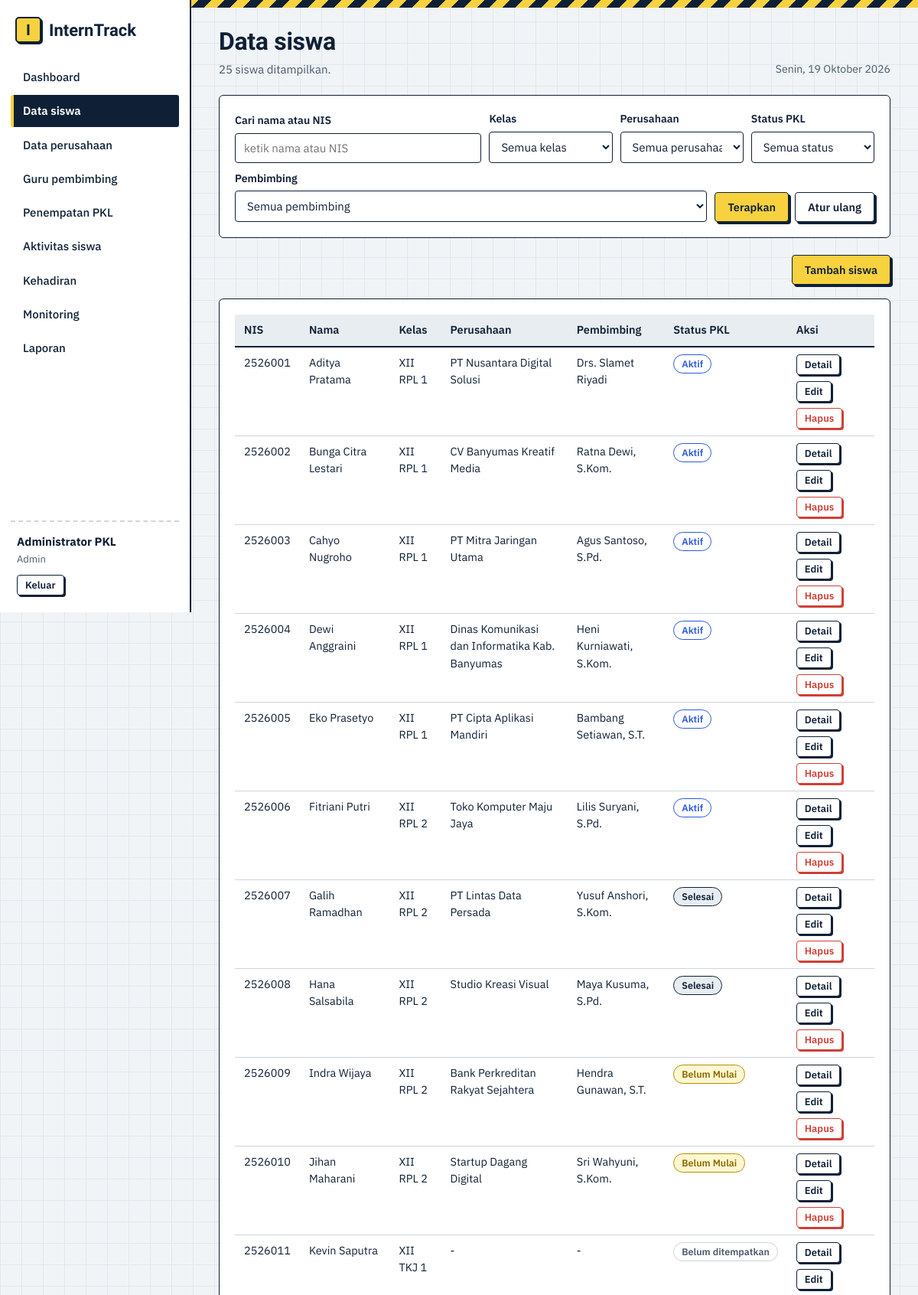
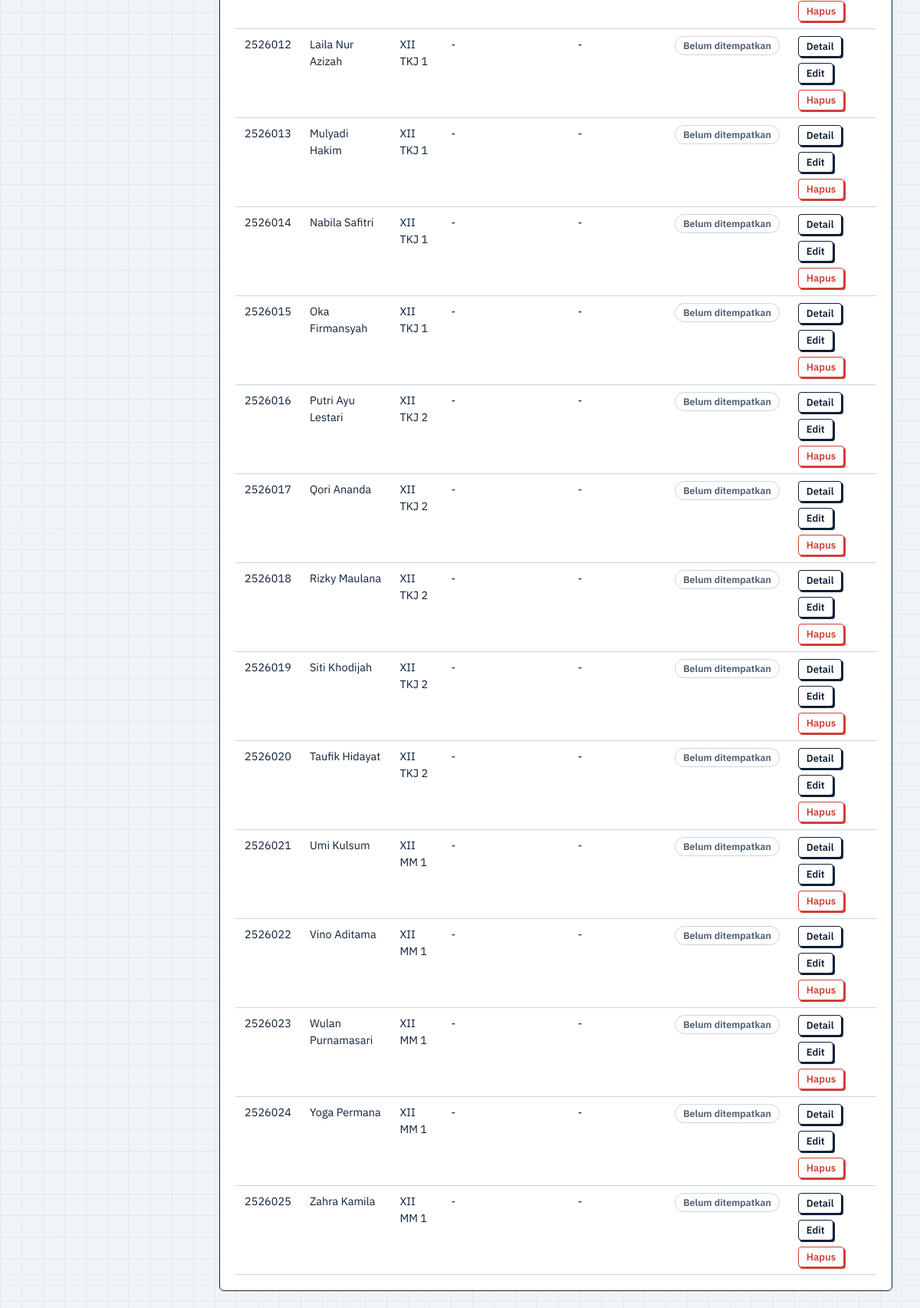
/admin/siswa.php (signed in), run on the app's committed database (2 pictures, top to bottom).
### tables this page shows
CREATE TABLE penempatan (
  id INT UNSIGNED NOT NULL AUTO_INCREMENT,
  siswa_id INT UNSIGNED NOT NULL,
  perusahaan_id INT UNSIGNED NOT NULL,
  pembimbing_id INT UNSIGNED NOT NULL,
  tanggal_mulai DATE NOT NULL,
  tanggal_selesai DATE NOT NULL,
  status ENUM('Belum Mulai','Aktif','Selesai') NOT NULL DEFAULT 'Belum Mulai',
  PRIMARY KEY (id),
  UNIQUE KEY uq_penempatan_siswa (siswa_id),
  CONSTRAINT fk_pn_siswa FOREIGN KEY (siswa_id) REFERENCES siswa(id) ON DELETE CASCADE ON UPDATE CASCADE,
  CONSTRAINT fk_pn_perusahaan FOREIGN KEY (perusahaan_id) REFERENCES perusahaan(id) ON DELETE RESTRICT ON UPDATE CASCADE,
  CONSTRAINT fk_pn_pembimbing FOREIGN KEY (pembimbing_id) REFERENCES pembimbing(id) ON DELETE RESTRICT ON UPDATE CASCADE
);

CREATE TABLE siswa (
  id INT UNSIGNED NOT NULL AUTO_INCREMENT,
  user_id INT UNSIGNED NOT NULL,
  nis VARCHAR(20) NOT NULL,
  nama VARCHAR(100) NOT NULL,
  kelas VARCHAR(20) NOT NULL,
  jurusan VARCHAR(60) NOT NULL,
  no_hp VARCHAR(20) NULL,
  PRIMARY KEY (id),
  UNIQUE KEY uq_siswa_nis (nis),
  UNIQUE KEY uq_siswa_user (user_id),
  CONSTRAINT fk_siswa_user FOREIGN KEY (user_id) REFERENCES users(id) ON DELETE CASCADE ON UPDATE CASCADE
);

CREATE TABLE perusahaan (
  id INT UNSIGNED NOT NULL AUTO_INCREMENT,
  nama VARCHAR(120) NOT NULL,
  alamat TEXT NOT NULL,
  bidang VARCHAR(80) NOT NULL,
  kontak VARCHAR(50) NOT NULL,
  PRIMARY KEY (id)
);

CREATE TABLE pembimbing (
  id INT UNSIGNED NOT NULL AUTO_INCREMENT,
  user_id INT UNSIGNED NOT NULL,
  nip VARCHAR(25) NOT NULL,
  nama VARCHAR(100) NOT NULL,
  no_hp VARCHAR(20) NULL,
  PRIMARY KEY (id),
  UNIQUE KEY uq_pembimbing_nip (nip),
  UNIQUE KEY uq_pembimbing_user (user_id),
  CONSTRAINT fk_pembimbing_user FOREIGN KEY (user_id) REFERENCES users(id) ON DELETE CASCADE ON UPDATE CASCADE
);

### config/db.php (called while the page is built, shortened)
<?php
function db(): PDO
{
    static $pdo = null;
    if ($pdo === null) {
        try {
            $pdo = new PDO(
                'mysql:host=' . DB_HOST . ';dbname=' . DB_NAME . ';charset=utf8mb4',
                DB_USER,
                DB_PASS,
                [PDO::ATTR_ERRMODE => PDO::ERRMODE_EXCEPTION, PDO::ATTR_DEFAULT_FETCH_MODE => PDO::FETCH_ASSOC]
            );
        } catch (PDOException $ex) {
            die('Koneksi database gagal. Pastikan MySQL menyala dan database "interntrack" sudah diimpor. Detail: ' . htmlspecialchars($ex->getMessage()));
        }
    }
    return $pdo;
}

### admin/siswa.php (the view, shortened to what this page needs)
<?php
require_once __DIR__ . '/../config/helpers.php';
$pdo = db();
    ?>
    <?php
$f = ['q' => trim($_GET['q'] ?? ''), 'kelas' => $_GET['kelas'] ?? '', 'perusahaan' => (int) ($_GET['perusahaan'] ?? 0), 'status' => $_GET['status'] ?? '', 'pembimbing' => (int) ($_GET['pembimbing'] ?? 0)];
$rows = query_siswa_pkl($f);
$kelas = $pdo->query('SELECT DISTINCT kelas FROM siswa ORDER BY kelas')->fetchAll(PDO::FETCH_COLUMN);
$pers = $pdo->query('SELECT id, nama FROM perusahaan ORDER BY nama')->fetchAll(PDO::FETCH_KEY_PAIR);
$pemb = $pdo->query('SELECT id, nama FROM pembimbing ORDER BY nama')->fetchAll(PDO::FETCH_KEY_PAIR);
layout_start('Data siswa', 'siswa', count($rows) . ' siswa ditampilkan.');
?>
<form class="card filters" method="get">
  <div class="field grow"><label for="q">Cari nama atau NIS</label><input id="q" name="q" value="<?= e($f['q']) ?>" placeholder="ketik nama atau NIS"></div>
  <div class="field"><label for="kelas">Kelas</label><select id="kelas" name="kelas"><?= opt_list(array_combine($kelas, $kelas), $f['kelas'], 'Semua kelas') ?></select></div>
  <div class="field"><label for="perusahaan">Perusahaan</label><select id="perusahaan" name="perusahaan"><?= opt_list($pers, $f['perusahaan'], 'Semua perusahaan') ?></select></div>
  <div class="field"><label for="status">Status PKL</label><select id="status" name="status"><?= opt_list(['Belum Mulai' => 'Belum Mulai', 'Aktif' => 'Aktif', 'Selesai' => 'Selesai', 'Belum Ditempatkan' => 'Belum ditempatkan'], $f['status'], 'Semua status') ?></select></div>
  <div class="field"><label for="pembimbing">Pembimbing</label><select id="pembimbing" name="pembimbing"><?= opt_list($pemb, $f['pembimbing'], 'Semua pembimbing') ?></select></div>
  <div class="actions"><button class="btn" type="submit">Terapkan</button><a class="btn ghost" href="<?= url('admin/siswa.php') ?>">Atur ulang</a></div>
</form>
<div class="toolbar"><span></span><a class="btn" href="<?= url('admin/siswa.php?aksi=form') ?>">Tambah siswa</a></div>
<div class="card">
<?php if (!$rows): ?><div class="empty">Tidak ada siswa yang cocok. Ubah kata kunci atau atur ulang filter.</div><?php else: ?>
<div class="tablewrap"><table class="tbl"><thead><tr><th>NIS</th><th>Nama</th><th>Kelas</th><th>Perusahaan</th><th>Pembimbing</th><th>Status PKL</th><th>Aksi</th></tr></thead><tbody>
<?php foreach ($rows as $r): ?>
  <tr><td><?= e($r['nis']) ?></td><td><?= e($r['nama']) ?></td><td><?= e($r['kelas']) ?></td><td><?= e($r['perusahaan'] ?: '-') ?></td><td><?= e($r['pembimbing'] ?: '-') ?></td><td><?= badge_pkl($r['status']) ?></td>
  <td><div class="actions"><a class="btn sm ghost" href="<?= url('admin/siswa.php?aksi=detail&id=' . $r['id']) ?>">Detail</a><a class="btn sm ghost" href="<?= url('admin/siswa.php?aksi=form&id=' . $r['id']) ?>">Edit</a>
  <form method="post" data-confirm="Hapus siswa <?= e($r['nama']) ?> beserta jurnal, absensi, dan monitoringnya?"><button class="btn sm danger" type="submit">Hapus</button></form></div></td></tr>
<?php endforeach; ?></tbody></table></div>
<?php endif; ?></div>
<?php layout_end();

### config/helpers.php (shortened to what this page needs)
<?php
require_once __DIR__ . '/db.php';
function e($v): string { return htmlspecialchars((string) $v, ENT_QUOTES, 'UTF-8'); }
function url(string $p = ''): string { return BASE . '/' . ltrim($p, '/'); }
function user(): ?array { return $_SESSION['user'] ?? null; }
function home_for(string $role): string { return $role === 'siswa' ? 'siswa/index.php' : 'admin/index.php'; }
function flash(?string $type = null, ?string $msg = null)
{
    $f = $_SESSION['flash'] ?? null;
    return $f;
}
function hari_ini_panjang(): string
{
    $h = ['Minggu', 'Senin', 'Selasa', 'Rabu', 'Kamis', 'Jumat', 'Sabtu'];
    $b = ['', 'Januari', 'Februari', 'Maret', 'April', 'Mei', 'Juni', 'Juli', 'Agustus', 'September', 'Oktober', 'November', 'Desember'];
    return $h[(int) date('w')] . ', ' . date('j') . ' ' . $b[(int) date('n')] . ' ' . date('Y');
}
function query_siswa_pkl(array $f): array
{
    $w = []; $p = [];
    $sql = "SELECT s.*, pn.status, pn.tanggal_mulai, pn.tanggal_selesai, pr.nama AS perusahaan, pb.nama AS pembimbing
            FROM siswa s
            LEFT JOIN penempatan pn ON pn.siswa_id = s.id
            LEFT JOIN perusahaan pr ON pr.id = pn.perusahaan_id
            LEFT JOIN pembimbing pb ON pb.id = pn.pembimbing_id"
         . ($w ? ' WHERE ' . implode(' AND ', $w) : '') . ' ORDER BY s.nama';
    $st = db()->prepare($sql);
    $st->execute($p);
    return $st->fetchAll();
}
function badge_pkl(?string $s): string
{
    if (!$s) { return '<span class="badge b-none">Belum ditempatkan</span>'; }
    $c = ['Aktif' => 'aktif', 'Selesai' => 'selesai', 'Belum Mulai' => 'belum'];
    return '<span class="badge b-' . ($c[$s] ?? 'belum') . '">' . e($s) . '</span>';
}
function opt_list(array $pairs, $selected = '', string $placeholder = ''): string
{
    $h = $placeholder !== '' ? '<option value="">' . e($placeholder) . '</option>' : '';
    foreach ($pairs as $v => $l) {
        $h .= '<option value="' . e($v) . '"' . ((string) $v === (string) $selected ? ' selected' : '') . '>' . e($l) . '</option>';
    }
    return $h;
}
function layout_start(string $title, string $active = '', string $sub = ''): void
{
    $u = user();
    $roleLabel = ['admin' => 'Admin', 'pembimbing' => 'Guru pembimbing', 'siswa' => 'Siswa'][$u['role']] ?? '';
    if ($u['role'] === 'siswa') {
        $nav = [['Beranda', 'siswa/index.php', 'beranda'], ['Profil dan tempat PKL', 'siswa/profil.php', 'profil'],
            ['Jurnal kegiatan', 'siswa/jurnal.php', 'jurnal'], ['Kehadiran', 'siswa/absensi.php', 'absensi'],
            ['Hasil monitoring', 'siswa/monitoring.php', 'monitoring']];
    } else {
        $nav = [['Dashboard', 'admin/index.php', 'dashboard'], ['Data siswa', 'admin/siswa.php', 'siswa'],
            ['Data perusahaan', 'admin/perusahaan.php', 'perusahaan'], ['Guru pembimbing', 'admin/pembimbing.php', 'pembimbing'],
            ['Penempatan PKL', 'admin/penempatan.php', 'penempatan'], ['Aktivitas siswa', 'admin/jurnal.php', 'jurnal'],
            ['Kehadiran', 'admin/absensi.php', 'absensi'], ['Monitoring', 'admin/monitoring.php', 'monitoring'],
            ['Laporan', 'laporan/siswa.php', 'laporan']];
    }
    $f = flash();
    ?><!DOCTYPE html>
<html lang="id">
<head>
<link rel="stylesheet" href="<?= url('assets/css/style.css') ?>">
</head>
<body>
<div class="app">
  <aside class="side">
    <a class="brand" href="<?= url(home_for($u['role'])) ?>"><span class="mark">I</span><span>InternTrack</span></a>
    <nav class="nav">
      <?php foreach ($nav as $n): ?>
        <a href="<?= url($n[1]) ?>"<?= $n[2] === $active ? ' class="on"' : '' ?>><?= e($n[0]) ?></a>
      <?php endforeach; ?>
    </nav>
    <div class="who">
      <strong><?= e($u['nama']) ?></strong>
      <span><?= e($roleLabel) ?></span>
      <a class="btn sm ghost" href="<?= url('auth/logout.php') ?>">Keluar</a>
    </div>
  </aside>
  <main class="main">
    <div class="stripe"></div>
    <header class="pagehead">
      <div>
        <h1><?= e($title) ?></h1>
        <?php if ($sub !== ''): ?><p class="sub"><?= e($sub) ?></p><?php endif; ?>
      </div>
      <div class="today no-print"><?= e(hari_ini_panjang()) ?></div>
    </header>
<?php
}
function layout_end(): void
{
    ?>
  </main>
</div>
</body>
</html>
<?php
}

### assets/css/style.css (style rules this page uses)
:root { --paper:#f1f4f6; --grid:#e0e7ed; --ink:#0f2036; --ink2:#4a5a6e; --hv:#f7d23e; --blue:#2b59e0; --ok:#1f8f5f; --warn:#d9770d; --bad:#cf3f36; --line:#ccd5de; --soft:#e8edf2; --f-head:'Bricolage Grotesque','Segoe UI',system-ui,sans-serif; --f-body:'IBM Plex Sans','Segoe UI',system-ui,sans-serif; }
* { box-sizing:border-box }
html { scroll-padding-top:16px }
body { margin:0;font:15px/1.55 var(--f-body);color:var(--ink);background-color:var(--paper); background-image:linear-gradient(var(--grid) 1px,transparent 1px),linear-gradient(90deg,var(--grid) 1px,transparent 1px); background-size:28px 28px }
h1,h2,h3 { font-family:var(--f-head);margin:0;line-height:1.15;letter-spacing:-.01em }
h1 { font-size:32px;font-weight:800 }
a { color:var(--blue) }
.stripe { height:10px;background:repeating-linear-gradient(-45deg,var(--hv) 0 12px,var(--ink) 12px 24px) }
.app { display:grid;grid-template-columns:250px 1fr;min-height:100vh }
.side { background:#fff;border-right:2px solid var(--ink);display:flex;flex-direction:column;padding:22px 14px;position:sticky;top:0;height:100vh }
.brand { display:flex;align-items:center;gap:10px;font:800 22px var(--f-head);color:var(--ink);text-decoration:none;margin:0 6px 24px }
.mark { display:inline-grid;place-items:center;width:34px;height:34px;background:var(--hv);border:2px solid var(--ink);border-radius:5px;box-shadow:2px 2px 0 var(--ink);font-size:20px }
.nav { display:flex;flex-direction:column;gap:3px;overflow:auto }
.nav a { padding:9px 12px;border-left:4px solid transparent;border-radius:3px;color:var(--ink);text-decoration:none;font-weight:500 }
.nav a.on { background:var(--ink);color:#fff;border-left-color:var(--hv);font-weight:600 }
.who { margin-top:auto;padding:14px 8px 0;border-top:2px dashed var(--line);display:flex;flex-direction:column;gap:2px;align-items:flex-start }
.who span { color:var(--ink2);font-size:13px;margin-bottom:8px }
.main { min-width:0 }
.main>*:not(.stripe) { margin-left:36px;margin-right:36px }
.pagehead { display:flex;justify-content:space-between;align-items:flex-end;gap:16px;margin-top:26px;margin-bottom:22px }
.sub { margin:6px 0 0;color:var(--ink2);max-width:62ch }
.today { color:var(--ink2);font-size:14px;white-space:nowrap }
.card { background:#fff;border:1.5px solid var(--ink);border-radius:6px;padding:20px;margin-bottom:22px }
.btn { display:inline-flex;align-items:center;justify-content:center;gap:6px;padding:9px 16px;border:1.5px solid var(--ink);border-radius:4px;background:var(--hv);color:var(--ink); font:600 14.5px var(--f-body);cursor:pointer;text-decoration:none;box-shadow:3px 3px 0 var(--ink);transition:transform .08s,box-shadow .08s }
.btn.ghost { background:#fff }
.btn.danger { background:#fff;color:var(--bad);border-color:var(--bad);box-shadow:3px 3px 0 var(--bad) }
.btn.sm { padding:4px 10px;font-size:13px;box-shadow:2px 2px 0 var(--ink) }
.btn.sm.danger { box-shadow:2px 2px 0 var(--bad) }
.actions { display:flex;gap:8px;flex-wrap:wrap;align-items:center }
.actions form { margin:0 }
.toolbar { display:flex;justify-content:space-between;align-items:flex-end;gap:14px;flex-wrap:wrap;margin-bottom:18px }
.badge { display:inline-block;padding:2px 10px;border-radius:999px;border:1.5px solid;font-size:12.5px;font-weight:600;white-space:nowrap;background:#fff }
.b-aktif { color:var(--blue);border-color:var(--blue) }
.b-selesai { color:var(--ink);border-color:var(--ink);background:var(--soft) }
.b-belum { color:#8a6a00;border-color:#b58f00;background:#fff7d1 }
.b-none { color:var(--ink2);border-color:var(--line) }
.tablewrap { overflow-x:auto }
.tbl { width:100%;border-collapse:collapse;font-size:14.5px }
.tbl th { text-align:left;font-weight:600;background:var(--soft);padding:9px 12px;border-bottom:2px solid var(--ink);white-space:nowrap }
.tbl td { padding:9px 12px;border-bottom:1px solid var(--line);vertical-align:top }
.field { margin-bottom:14px;position:relative }
.field label { display:block;font-weight:600;font-size:14px;margin-bottom:5px }
input,select,textarea { width:100%;padding:9px 11px;border:1.5px solid var(--ink);border-radius:4px;background:#fff;font:15px var(--f-body);color:var(--ink) }
.filters { display:flex;flex-wrap:wrap;gap:10px;align-items:flex-end }
.filters .field { margin:0;min-width:150px;flex:1 }
.filters .field.grow { flex:2;min-width:220px }

### data on the page
penempatan: siswa.nis "2526001", siswa.nama "Aditya Pratama", siswa.kelas "XII RPL 1", perusahaan.nama "PT Nusantara Digital Solusi", pembimbing.nama "Drs. Slamet Riyadi", status "Aktif"
penempatan: siswa.nis "2526002", siswa.nama "Bunga Citra Lestari", siswa.kelas "XII RPL 1", perusahaan.nama "CV Banyumas Kreatif Media", pembimbing.nama "Ratna Dewi, S.Kom.", status "Aktif"
penempatan: siswa.nis "2526003", siswa.nama "Cahyo Nugroho", siswa.kelas "XII RPL 1", perusahaan.nama "PT Mitra Jaringan Utama", pembimbing.nama "Agus Santoso, S.Pd.", status "Aktif"
penempatan: siswa.nis "2526004", siswa.nama "Dewi Anggraini", siswa.kelas "XII RPL 1", perusahaan.nama "Dinas Komunikasi dan Informatika Kab. Banyumas", pembimbing.nama "Heni Kurniawati, S.Kom.", status "Aktif"
penempatan: siswa.nis "2526005", siswa.nama "Eko Prasetyo", siswa.kelas "XII RPL 1", perusahaan.nama "PT Cipta Aplikasi Mandiri", pembimbing.nama "Bambang Setiawan, S.T.", status "Aktif"
penempatan: siswa.nis "2526006", siswa.nama "Fitriani Putri", siswa.kelas "XII RPL 2", perusahaan.nama "Toko Komputer Maju Jaya", pembimbing.nama "Lilis Suryani, S.Pd.", status "Aktif"
penempatan: siswa.nis "2526007", siswa.nama "Galih Ramadhan", siswa.kelas "XII RPL 2", perusahaan.nama "PT Lintas Data Persada", pembimbing.nama "Yusuf Anshori, S.Kom.", status "Selesai"
penempatan: siswa.nis "2526008", siswa.nama "Hana Salsabila", siswa.kelas "XII RPL 2", perusahaan.nama "Studio Kreasi Visual", pembimbing.nama "Maya Kusuma, S.Pd.", status "Selesai"
penempatan: siswa.nis "2526009", siswa.nama "Indra Wijaya", siswa.kelas "XII RPL 2", perusahaan.nama "Bank Perkreditan Rakyat Sejahtera", pembimbing.nama "Hendra Gunawan, S.T.", status "Belum Mulai"
penempatan: siswa.nis "2526010", siswa.nama "Jihan Maharani", siswa.kelas "XII RPL 2", perusahaan.nama "Startup Dagang Digital", pembimbing.nama "Sri Wahyuni, S.Kom.", status "Belum Mulai"
siswa: nis "2526011", nama "Kevin Saputra", kelas "XII TKJ 1", perusahaan "-", pembimbing "-", shows "Belum ditempatkan"
siswa: nis "2526012", nama "Laila Nur Azizah", kelas "XII TKJ 1", perusahaan "-", pembimbing "-", shows "Belum ditempatkan"
siswa: nis "2526013", nama "Mulyadi Hakim", kelas "XII TKJ 1", perusahaan "-", pembimbing "-", shows "Belum ditempatkan"
siswa: nis "2526014", nama "Nabila Safitri", kelas "XII TKJ 1", perusahaan "-", pembimbing "-", shows "Belum ditempatkan"
siswa: nis "2526015", nama "Oka Firmansyah", kelas "XII TKJ 1", perusahaan "-", pembimbing "-", shows "Belum ditempatkan"
siswa: nis "2526016", nama "Putri Ayu Lestari", kelas "XII TKJ 2", perusahaan "-", pembimbing "-", shows "Belum ditempatkan"
siswa: nis "2526017", nama "Qori Ananda", kelas "XII TKJ 2", perusahaan "-", pembimbing "-", shows "Belum ditempatkan"
siswa: nis "2526018", nama "Rizky Maulana", kelas "XII TKJ 2", perusahaan "-", pembimbing "-", shows "Belum ditempatkan"
siswa: nis "2526019", nama "Siti Khodijah", kelas "XII TKJ 2", perusahaan "-", pembimbing "-", shows "Belum ditempatkan"
siswa: nis "2526020", nama "Taufik Hidayat", kelas "XII TKJ 2", perusahaan "-", pembimbing "-", shows "Belum ditempatkan"
siswa: nis "2526021", nama "Umi Kulsum", kelas "XII MM 1", perusahaan "-", pembimbing "-", shows "Belum ditempatkan"
siswa: nis "2526022", nama "Vino Aditama", kelas "XII MM 1", perusahaan "-", pembimbing "-", shows "Belum ditempatkan"
siswa: nis "2526023", nama "Wulan Purnamasari", kelas "XII MM 1", perusahaan "-", pembimbing "-", shows "Belum ditempatkan"
siswa: nis "2526024", nama "Yoga Permana", kelas "XII MM 1", perusahaan "-", pembimbing "-", shows "Belum ditempatkan"
siswa: nis "2526025", nama "Zahra Kamila", kelas "XII MM 1", perusahaan "-", pembimbing "-", shows "Belum ditempatkan"

### other printed values
$n[0] "Dashboard"
$n[0] "Data siswa"
$n[0] "Data perusahaan"
$n[0] "Guru pembimbing"
$n[0] "Penempatan PKL"
$n[0] "Aktivitas siswa"
$n[0] "Kehadiran"
$n[0] "Monitoring"
$n[0] "Laporan"
$u['nama'] "Administrator PKL"
$roleLabel "Admin"
$title "Data siswa"
$sub "25 siswa ditampilkan."
hari_ini_panjang() "Senin, 19 Oktober 2026"
form field kelas "Semua kelas"
